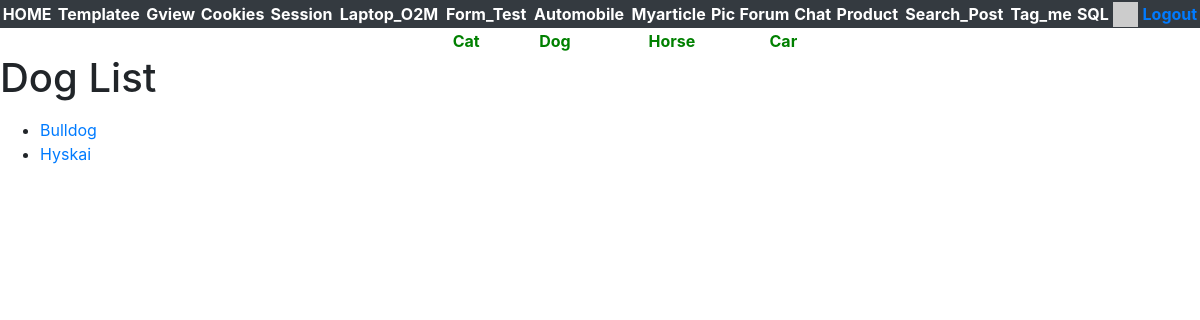
Before: /gview/dogs (signed in) with the older database file.
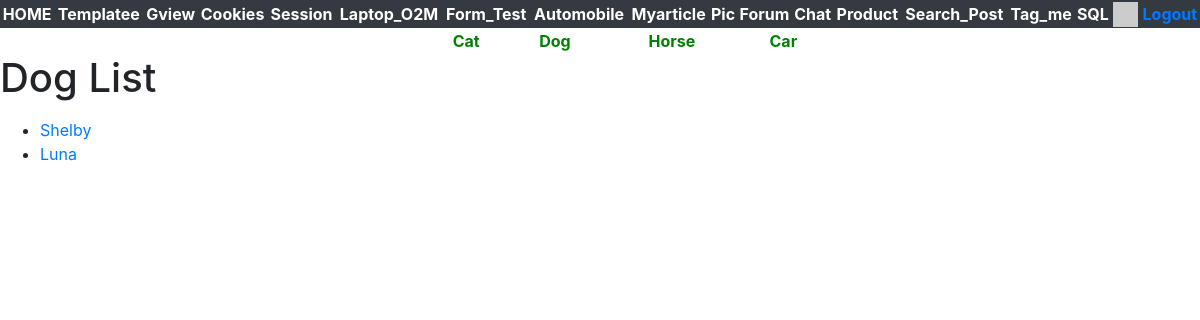
After: the same page with the newer database file.
### gview/models.py (models this page shows, shortened)
class Dog(models.Model):
    name = models.CharField(max_length=200,db_index=True,help_text='Dog name')

### gview/views.py (the view)
# urls.py: path('dogs',views.DogListView.as_view(),name='dogs'),
class DogListView(CatListView):
    model = Dog

### gview/views.py (called while the page is built)
    def get(self,request):
        modelname = self.model._meta.verbose_name.title().lower()
        stuff = self.model.objects.all()
        cntx = {modelname+'_list':stuff}
        return render(request,'gview/'+modelname+'_list.html',cntx)

### home/context_processors.py (called while the page is built)
def settings(request):
    return {
        'settings': django_settings,
    }

### home/templatetags/app_tags.py (called while the page is built)
@register.filter(name='gravatar')
def gravatar(user, size=35):
    email = str(user.email.strip().lower()).encode('utf-8')
    email_hash = md5(email).hexdigest()
    url = "//www.gravatar.com/avatar/{0}?s={1}&d=identicon&r=PG"
    return url.format(email_hash, size)

### gview/templates/gview/dog_list.html
{% extends "gview/base.html" %}
{% block content %}
<h1>Dog List</h1>
<p>
    {% if dog_list %}
<ul>
    {% for dog in dog_list %}
    <li>
        <a href={% url 'gview:dog' dog.id %}>{{dog.name}}</a>
    </li>
    {% endfor %}
</ul>
{% else %}
<p>There are no Dogs in the database.</p>
{% endif %}
</p>
{% endblock %}

Changed rows visible on the page:
removed Dog: name "Bulldog"
removed Dog: name "Hyskai"
added Dog: name "Shelby"
added Dog: name "Luna"
